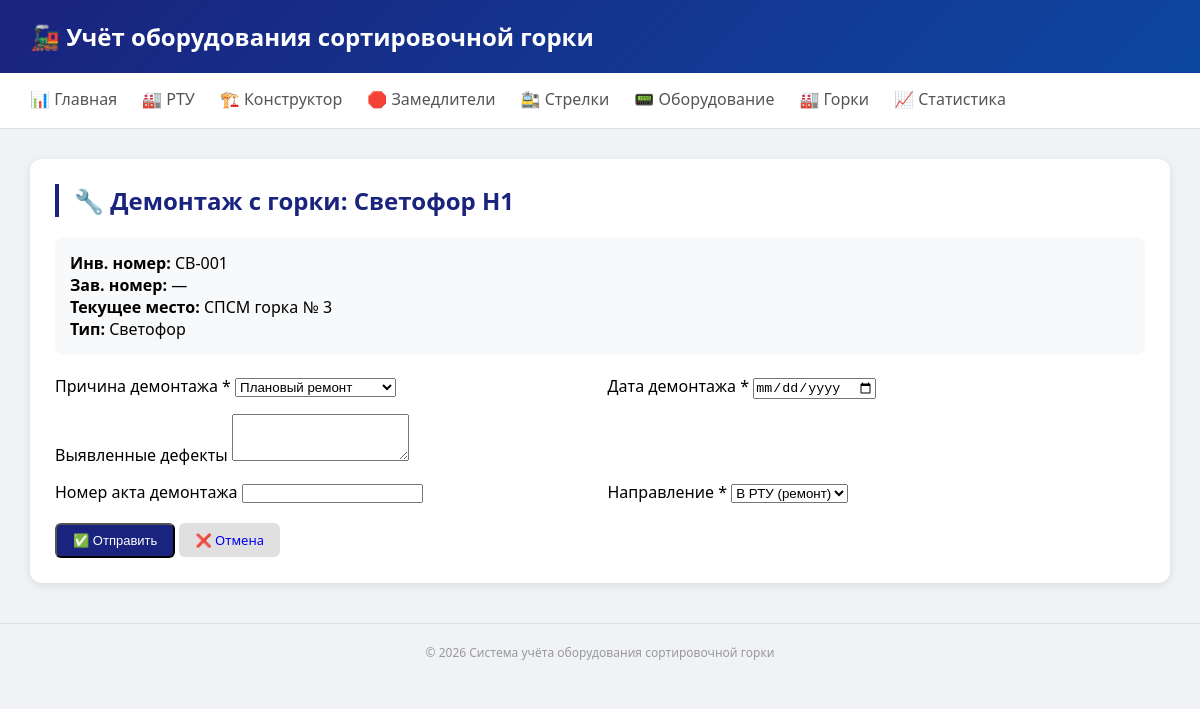
The app's page /rtu/device/4/dismantle with its own data.
### tables this page shows
CREATE TABLE devices (
        id INTEGER PRIMARY KEY AUTOINCREMENT,
        equipment_type_id INTEGER NOT NULL,
        park_id INTEGER,
        track_section_id INTEGER,
        brake_position_id INTEGER,
        
        model TEXT,
        inv_number TEXT UNIQUE,
        serial_number TEXT,
        
        location_detail TEXT,
        mount_date DATE,
        
        params TEXT,
        
        manufacture_date DATE,
        install_date DATE,
        last_check_date DATE,
        
        status TEXT DEFAULT 'active',
        notes TEXT, rtu_batch_id INTEGER, manufacturer TEXT, passport_data TEXT, height_mm INTEGER, network_number TEXT, be TEXT DEFAULT "5067", os6_name TEXT, os6_install_year INTEGER, os6_last_repair INTEGER, os6_last_modernization INTEGER,
        
        FOREIGN KEY (equipment_type_id) REFERENCES equipment_types(id),
        FOREIGN KEY (park_id) REFERENCES parks(id),
        FOREIGN KEY (track_section_id) REFERENCES track_sections(id),
        FOREIGN KEY (brake_position_id) REFERENCES brake_positions(id)
    );

CREATE TABLE parks (
        id INTEGER PRIMARY KEY AUTOINCREMENT,
        name TEXT NOT NULL,
        station TEXT,
        class INTEGER,
        num_tracks INTEGER,
        num_bundles INTEGER,
        control_system TEXT,
        description TEXT
    );

CREATE TABLE equipment_types (
        id INTEGER PRIMARY KEY AUTOINCREMENT,
        name TEXT NOT NULL UNIQUE,
        category TEXT,
        icon TEXT,
        has_passport BOOLEAN DEFAULT 1,
        has_serial_number BOOLEAN DEFAULT 1
    );

### routers/rtu.py (the view)
@router.get("/device/{device_id}/dismantle", response_class=HTMLResponse)
async def dismantle_form(request: Request, device_id: int):
    conn = get_db()
    cursor = conn.cursor()
    cursor.execute("""
        SELECT d.*, et.name as type_name, p.name as park_name
        FROM devices d
        JOIN equipment_types et ON d.equipment_type_id = et.id
        LEFT JOIN parks p ON d.park_id = p.id
        WHERE d.id = ?
    """, (device_id,))
    device = cursor.fetchone()
    conn.close()
    return templates.TemplateResponse("rtu_dismantle.html", {
        "request": request,
        "device": device
    })

### templates/rtu_dismantle.html (shortened to what this page needs)
{% extends "base.html" %}
{% block content %}
<div class="card">
    <h2>🔧 Демонтаж с горки: {{ device.model }}</h2>
    <div style="padding: 15px; background: #f8f9fa; border-radius: 8px; margin-bottom: 20px;">
        <div><strong>Инв. номер:</strong> {{ device.inv_number or '—' }}</div>
        <div><strong>Зав. номер:</strong> {{ device.serial_number or '—' }}</div>
        <div><strong>Текущее место:</strong> {{ device.park_name or '—' }}</div>
        <div><strong>Тип:</strong> {{ device.type_name }}</div>
    </div>
    <form method="POST" action="/rtu/device/{{ device.id }}/dismantle">
        <div style="display: grid; grid-template-columns: repeat(2, 1fr); gap: 15px;">
            <div>
                <label>Причина демонтажа *</label>
                <select name="dismantle_reason" class="form-control" required>
                    <option value="planned_repair">Плановый ремонт</option>
                </select>
            </div>
            <div>
                <label>Дата демонтажа *</label>
                <input type="date" name="dismantle_date" class="form-control" required>
            </div>
            <div style="grid-column: span 2;">
                <label>Выявленные дефекты</label>
                <textarea name="defects" rows="3" class="form-control"></textarea>
            </div>
            <div>
                <label>Номер акта демонтажа</label>
                <input type="text" name="act_number" class="form-control">
            </div>
            <div>
                <label>Направление *</label>
                <select name="destination" class="form-control" required>
                    <option value="rtu">В РТУ (ремонт)</option>
                </select>
            </div>
        </div>
        <div style="margin-top: 20px;">
            <button type="submit" class="btn btn-primary">✅ Отправить</button>
            <a href="/devices/{{ device.id }}" class="btn" style="background:#e0e0e0;">❌ Отмена</a>
        </div>
    </form>
</div>
{% endblock %}

### templates/base.html (style rules this page uses)
* { margin: 0; padding: 0; box-sizing: border-box; }
body { font-family: 'Segoe UI', Tahoma, Geneva, Verdana, sans-serif; background: #f0f2f5; }
.card { background: white; border-radius: 12px; box-shadow: 0 2px 8px rgba(0,0,0,0.1); padding: 25px; margin-bottom: 25px; }
.card h2 { color: #1a237e; margin-bottom: 20px; border-left: 4px solid #1a237e; padding-left: 15px; }
.btn { display: inline-block; padding: 8px 16px; border-radius: 6px; text-decoration: none; font-size: 13px; font-weight: 500; }
.btn-primary { background: #1a237e; color: white; }

### records on screen
devices: model "Светофор Н1", inv_number "СВ-001"
parks: name "СПСМ горка № 3"
equipment_types: type_name "Светофор"

### other values on screen
{{ device.serial_number or '—' }} "—"
